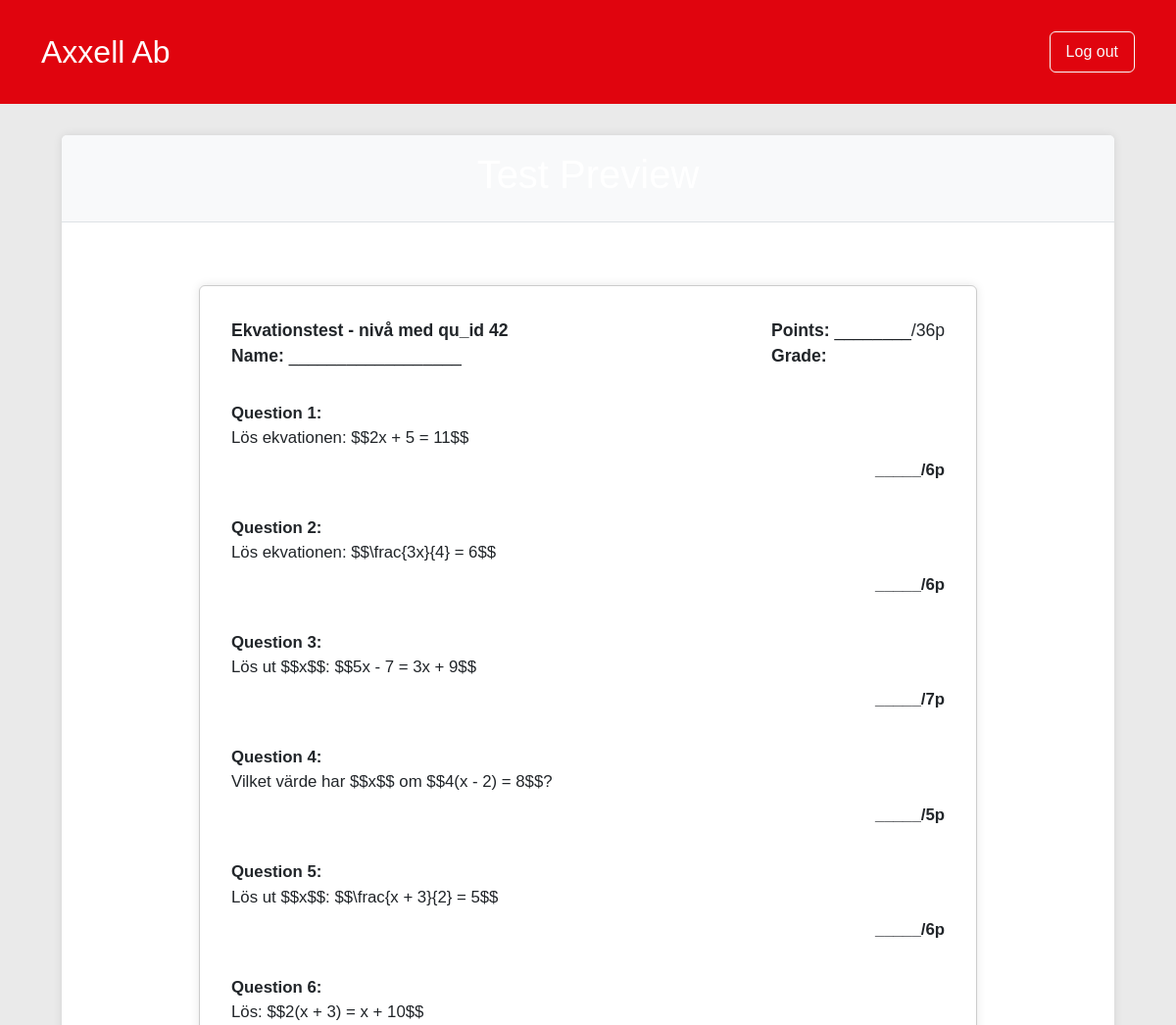
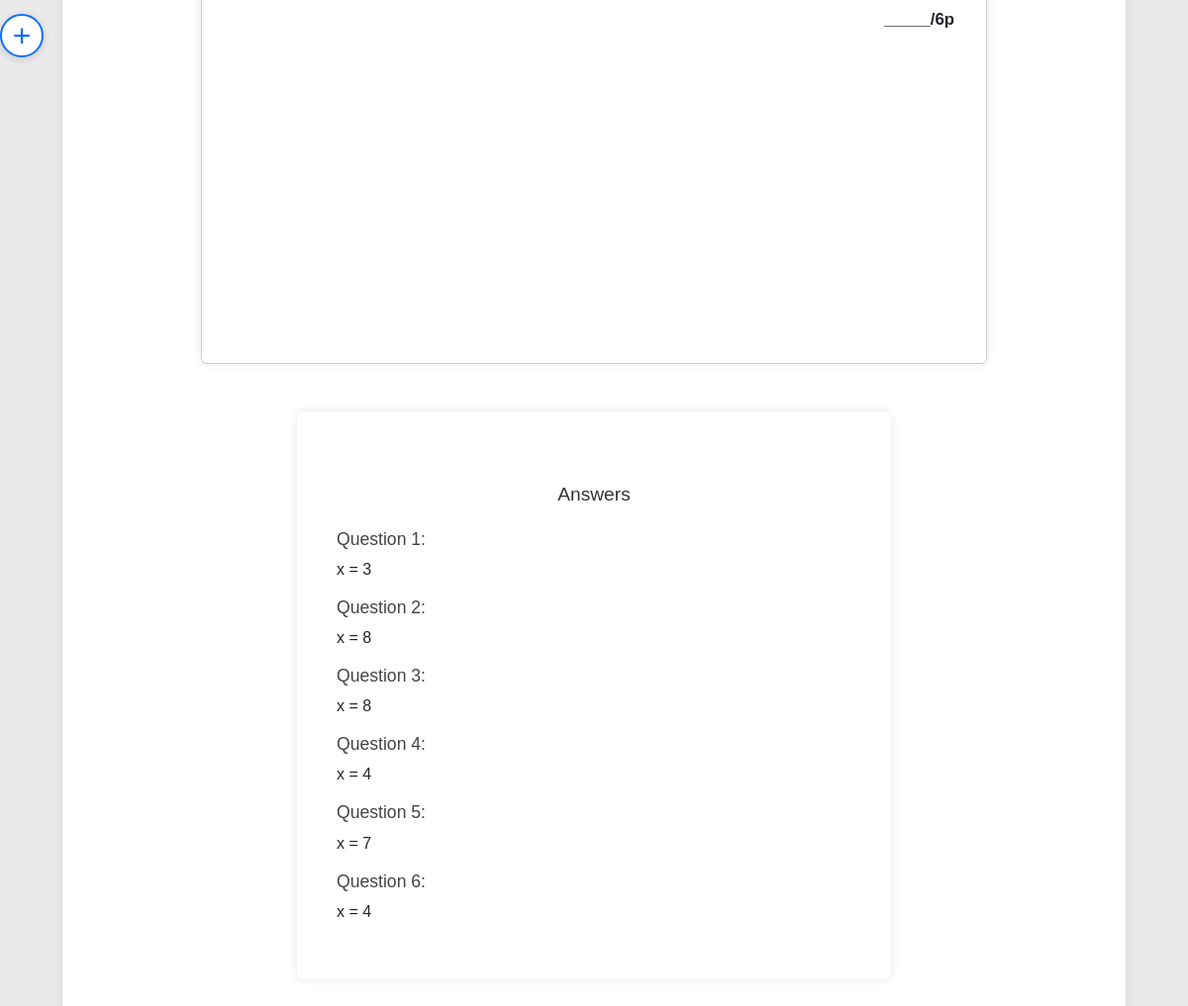
/single-test.php?exid=4 (signed in), run on the app's committed database (2 pictures, top to bottom).
### tables this page shows
CREATE TABLE `exams` (
  `ex_id` int(11) NOT NULL,
  `ex_name` varchar(255) NOT NULL,
  `created_at` datetime DEFAULT current_timestamp(),
  `ex_createdby_fk` int(11) NOT NULL
);

CREATE TABLE `questions` (
  `qu_id` int(11) NOT NULL,
  `ca_id` int(11) NOT NULL,
  `text` text NOT NULL,
  `answer` varchar(255) NOT NULL,
  `image_url` varchar(255) DEFAULT NULL,
  `image_location` int(11) NOT NULL,
  `image_size` int(11) NOT NULL,
  `total_points` int(11) DEFAULT 0,
  `created_at` datetime DEFAULT current_timestamp(),
  `is_active` tinyint(1) DEFAULT 1,
  `teacher_fk` int(11) DEFAULT NULL,
  `co_id` int(11) DEFAULT NULL,
  `difficulty` int(11) NOT NULL
);

### single-test.php (the view, shortened to what this page needs)
<?php
require_once "include/header.php";
if (isset($_GET['exid'])) {
    $testId = (int)$_GET['exid'];
    $testDetails = $pdo->prepare("
        SELECT ex_name, created_at, u_uname
        FROM matteprovgenerator.exams
        INNER JOIN matteprovgenerator.users ON matteprovgenerator.exams.ex_createdby_fk = matteprovgenerator.users.u_id
        WHERE ex_id = :testId
    ");
    $testDetails->execute(['testId' => $testId]);
    $test = $testDetails->fetch(PDO::FETCH_ASSOC);
    $questionsQuery = $pdo->prepare("
        SELECT q.text, q.answer, q.total_points, q.image_url, q.image_size, q.image_location
        FROM matteprovgenerator.exam_questions eq
        INNER JOIN matteprovgenerator.questions q ON eq.qu_id = q.qu_id
        WHERE eq.ex_id = :testId
        ORDER BY eq.question_order ASC
    ");
    $questionsQuery->execute(['testId' => $testId]);
    $questions = $questionsQuery->fetchAll(PDO::FETCH_ASSOC);
} else {
    echo "No test selected.";
    exit();
}
?>
<!DOCTYPE html>
<html lang="sv">
<head>
    <link rel="stylesheet" href="https://cdnjs.cloudflare.com/ajax/libs/font-awesome/6.0.0-beta3/css/all.min.css">
</head>
<body>
<button id="toggleSidebar" aria-label="Toggle Sidebar" type="button" class="closed">
    <span id="toggleArrow">
    </span>
</button>
<div class="container-fluid page-centered-container">
    <div class="row" id="contentRow">
        <div class="col-md" id="mainColumn">
            <div class="card card-shadow">
                <div class="card-header card-header-centered">
                    <h1>Test Preview</h1>
                </div>
                <div class="card-body">
                    <div class="test-preview-wrapper">
                        <div class="test-preview-left-panel">
                            <div class="exam-header">
                                <div>
                                    <strong><?= htmlspecialchars($test['ex_name']) ?></strong><br>
                                    <strong>Name:</strong> __________________
                                </div>
                                <div>
                                    <strong>Points:</strong> ________/36p<br>
                                    <strong>Grade:</strong>
                                </div>
                            </div>
                            <?php if (!empty($questions)): ?>
                                <?php foreach ($questions as $index => $question): ?>
                                    <div class="question-item" style="margin-bottom:2em;">
                                        <div><strong>Question <?= $index + 1 ?>:</strong></div>
                                        <?php
                                        if (!empty($question['image_url'])) {
                                            $imgSize = is_numeric($question['image_size']) && $question['image_size'] > 0 ? intval($question['image_size']) : 100;
                                            $imgStyle = "max-width:{$imgSize}%;height:auto;";
                                            $imgTag = '<img src="' . htmlspecialchars($question['image_url']) . '" style="' . $imgStyle . '" />';
                                            $imgLoc = intval($question['image_location']);
                                        } else {
                                            $imgTag = '';
                                            $imgLoc = 0;
                                        }
                                        ?>
                                        <div style="display:flex;<?= ($imgTag && ($imgLoc === 1 || $imgLoc === 2)) ? 'align-items:center;' : '' ?>">
                                            <div style="flex:1"><?= strip_tags($question['text'], '<br><ul><ol><li><strong><em>') ?></div>
                                        </div>
                                        <div class="question-points">_____/<?= htmlspecialchars($question['total_points']) ?>p</div>
                                    </div>
                                <?php endforeach; ?>
                            <?php else: ?>
                                <div class="alert alert-warning text-center">No questions found for this test.</div>
                            <?php endif; ?>
                        </div>
                        <div class="test-preview-right-panel no-print">
                            <div class="answers-section">
                                <h4 class="answers-section-title">Answers</h4>
                                <?php if (!empty($questions)): ?>
                                    <?php foreach ($questions as $index => $question): ?>
                                        <?php if (!empty($question['answer'])): ?>
                                            <div class="answer-item">
                                                <h5 class="answer-item-title">Question <?= $index + 1 ?>:</h5>
                                                <div class="answer-item-content"><?= nl2br(strip_tags($question['answer'], '<br><ul><ol><li><strong><em>')) ?></div>
                                            </div>
                                        <?php endif; ?>
                                    <?php endforeach; ?>
                                <?php else: ?>
                                    <p>No answers available.</p>
                                <?php endif; ?>
                            </div>
                        </div>
                    </div>
                </div>
            </div>
        </div>
    </div>
</div>
</body>
</html>

### style.css (style rules this page uses)
body { margin: 0; padding: 0; font-family: 'Lato', sans-serif; background-color: #f4f4f4; }
.container-fluid { margin-top: 5rem; }
.card-header-centered { text-align: center; font-weight: bold; font-size: 1.75rem; }
.card-shadow { box-shadow: 0 0 10px rgba(0, 0, 0, 0.1); border-radius: 6px; }
.card-header { padding: 1rem; text-align: center; font-weight: bold; font-size: 1.5rem; background-color: #007bff; color: white; border-radius: 6px 6px 0 0; }
.test-preview-wrapper { display: flex; justify-content: center; align-items: flex-start; gap: 2rem; padding: 2rem; flex-wrap: wrap; }
.test-preview-left-panel { background-color: white; width: 794px; min-height: 1123px; padding: 2rem; box-shadow: 0 0 10px rgba(0, 0, 0, 0.1); border: 1px solid #ccc; border-radius: 6px; }
.test-preview-right-panel { flex: 1; max-width: 400px; background: #fff; padding: 1.5rem; box-shadow: 0 0 10px rgba(0, 0, 0, 0.1); border-radius: 6px; overflow-y: auto; max-height: 1123px; margin-top: 1rem; }
.exam-header { display: flex; justify-content: space-between; margin-bottom: 2rem; font-size: 1.1rem; }
.question-item { margin-bottom: 2.5rem; font-size: 1.05rem; page-break-inside: avoid; }
.question-points { text-align: right; margin-top: 0.5rem; font-weight: bold; }
.answers-section { padding: 1rem; margin-top: 2rem; }
.answers-section-title { margin-bottom: 1.5rem; font-size: 1.2rem; text-align: center; color: #333; }
.answer-item { margin-bottom: 1rem; }
.answer-item-title { margin-bottom: 0.5rem; font-size: 1.1rem; color: #444; }
.answer-item-content { font-size: 1rem; line-height: 1.5; }
#mainColumn { transition: none; }
#toggleSidebar { position: fixed; top: 50%; left: 330px; transform: translateY(-50%); z-index: 1050; border-radius: 50%; width: 32px; height: 32px; padding: 0; display: flex; align-items: center; justify-content: center; background: #fff; border: 1px solid #0d6efd; color: #0d6efd; box-shadow: 0 2px 8px rgba(0,0,0,0.07); transition: left 0.2s ease-in-out; }
#toggleSidebar.closed { left: 0; }
#toggleArrow { transition: transform 0.2s ease-in-out; }

### single-test.php (style rules this page uses)
body { background-color: #eaeaea; font-family: sans-serif; }
.container-fluid { max-width: 1200px; margin: 0 auto; padding: 0 15px; }
.row { display: flex; flex-wrap: wrap; margin: 0 -15px; }
.card { background-color: #fff; border: none; border-radius: 6px; box-shadow: 0 0 10px rgba(0,0,0,0.1); margin-bottom: 2rem; }
.card-header { background-color: #f8f9fa; border-bottom: 1px solid #dee2e6; padding: 1rem; text-align: center; }
.card-header-centered { display: flex; justify-content: center; align-items: center; }
.card-body { padding: 2rem; }
.answers-section { padding: 1rem; margin-top: 2rem; }
.answers-section-title { margin-bottom: 1.5rem; font-size: 1.2rem; text-align: center; color: #333; }
.answer-item { margin-bottom: 1rem; }
.answer-item-title { margin-bottom: 0.5rem; font-size: 1.1rem; color: #444; }
.answer-item-content { font-size: 1rem; line-height: 1.5; }
#mainColumn { transition: none; }
.page-centered-container { max-width: 1100px; margin: 0 auto; padding: 32px 16px 32px 16px; }
#toggleSidebar { position: fixed; top: 50%; left: 0; transform: translateY(-50%); z-index: 2100; border-radius: 50%; width: 44px; height: 44px; padding: 0; display: flex; align-items: center; justify-content: center; background: #fff; border: 2px solid #0d6efd; color: #0d6efd; box-shadow: 0 2px 8px rgba(0,0,0,0.15); transition: left 0.28s cubic-bezier(.4,0,.2,1), background 0.18s, color 0.18s; cursor: pointer; font-size: 2rem; }
#toggleSidebar.closed { left: 0; }
#toggleArrow { transition: transform 0.25s cubic-bezier(.4,0,.2,1); font-size: 2rem; line-height: 1; display: flex; align-items: center; justify-content: center; font-family: inherit; }
.test-preview-wrapper { display: flex; justify-content: center; align-items: flex-start; gap: 2rem; padding: 2rem; flex-wrap: wrap; }
.test-preview-left-panel { background-color: white; width: 794px; min-height: 1123px; padding: 2rem; box-shadow: 0 0 10px rgba(0, 0, 0, 0.1); border: 1px solid #ccc; border-radius: 6px; }
.test-preview-right-panel { flex: 1; max-width: 600px; background: #fff; padding: 1.5rem; box-shadow: 0 0 10px rgba(0, 0, 0, 0.1); border-radius: 6px; overflow-y: auto; max-height: 1123px; margin-top: 1rem; min-width: 350px; }

### data on the page
exams: ex_name "Ekvationstest - nivå med qu_id 42"
questions: text "Lös ekvationen: $$2x + 5 = 11$$", total_points "6", answer "x = 3"
questions: text "Lös ekvationen: $$\\frac{3x}{4} = 6$$", total_points "6", answer "x = 8"
questions: text "Lös ut $$x$$: $$5x - 7 = 3x + 9$$", total_points "7", answer "x = 8"
questions: text "Vilket värde har $$x$$ om $$4(x - 2) = 8$$?", total_points "5", answer "x = 4"
questions: text "Lös ut $$x$$: $$\\frac{x + 3}{2} = 5$$", total_points "6", answer "x = 7"
questions: text "Lös: $$2(x + 3) = x + 10$$", total_points "6", answer "x = 4"
